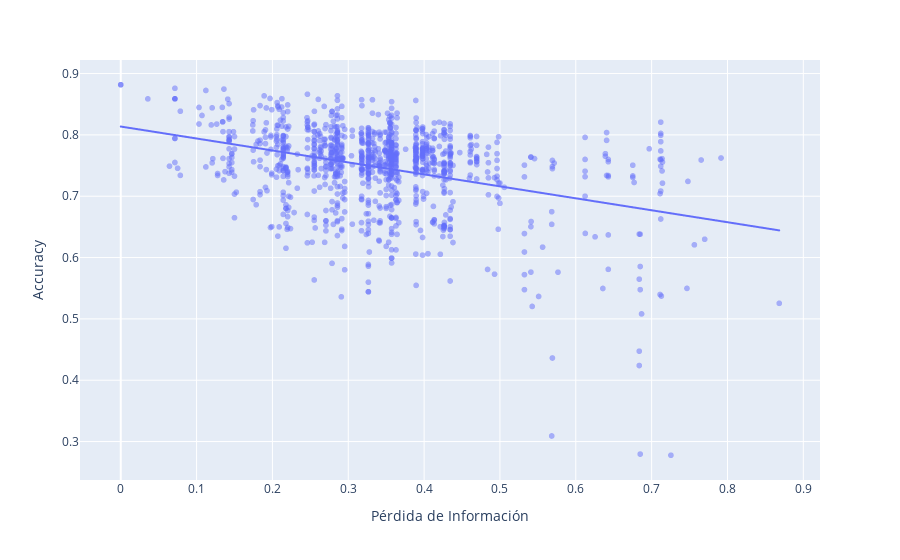

This figure's notebook cell:
### Code cell
import plotly.express as px

# Muestra solo una muestra aleatoria del 10% de los datos para reducir la cantidad de puntos
sampled_df = merged_df.sample(frac=0.1, random_state=42)

fig_acc_info = px.scatter(
    sampled_df,
    x='information_loss',
    y='accuracy',
    trendline='ols',
    labels={'information_loss': 'Pérdida de Información', 'accuracy': 'Accuracy'},
    # title='Relación entre Accuracy y Pérdida de Información'
)
fig_acc_info.update_traces(marker=dict(size=6, opacity=0.5))
fig_acc_info.show()

### Figure 1 — Plotly figure (JSON) as saved in the notebook; plotly's stock layout.template omitted (floating-point values rounded to 4 significant figures; data arrays with more than 128 entries replaced by an {"elided": "..."} marker saying what was removed)
{"data": [{"hovertemplate": "Pérdida de Información=%{x}<br>Accuracy=%{y}<extra></extra>", "legendgroup": "", "marker": {"color": "#636efa", "opacity": 0.5, "size": 6, "symbol": "circle"}, "mode": "markers", "name": "", "showlegend": false, "type": "scattergl", "x": {"elided": "1128 float values"}, "xaxis": "x", "y": {"elided": "1128 float values"}, "yaxis": "y"}, {"hovertemplate": "<b>OLS trendline</b><br>accuracy = -0.195042 * information_loss + 0.813621<br>R<sup>2</sup>=0.127816<br><br>Pérdida de Información=%{x}<br>Accuracy=%{y} <b>(trend)</b><extra></extra>", "legendgroup": "", "marker": {"color": "#636efa", "opacity": 0.5, "size": 6, "symbol": "circle"}, "mode": "lines", "name": "", "showlegend": false, "type": "scattergl", "x": {"elided": "1128 float values"}, "xaxis": "x", "y": {"elided": "1128 float values"}, "yaxis": "y"}], "layout": {"legend": {"tracegroupgap": 0}, "margin": {"t": 60}, "xaxis": {"anchor": "y", "domain": [0, 1], "title": {"text": "Pérdida de Información"}}, "yaxis": {"anchor": "x", "domain": [0, 1], "title": {"text": "Accuracy"}}}}
